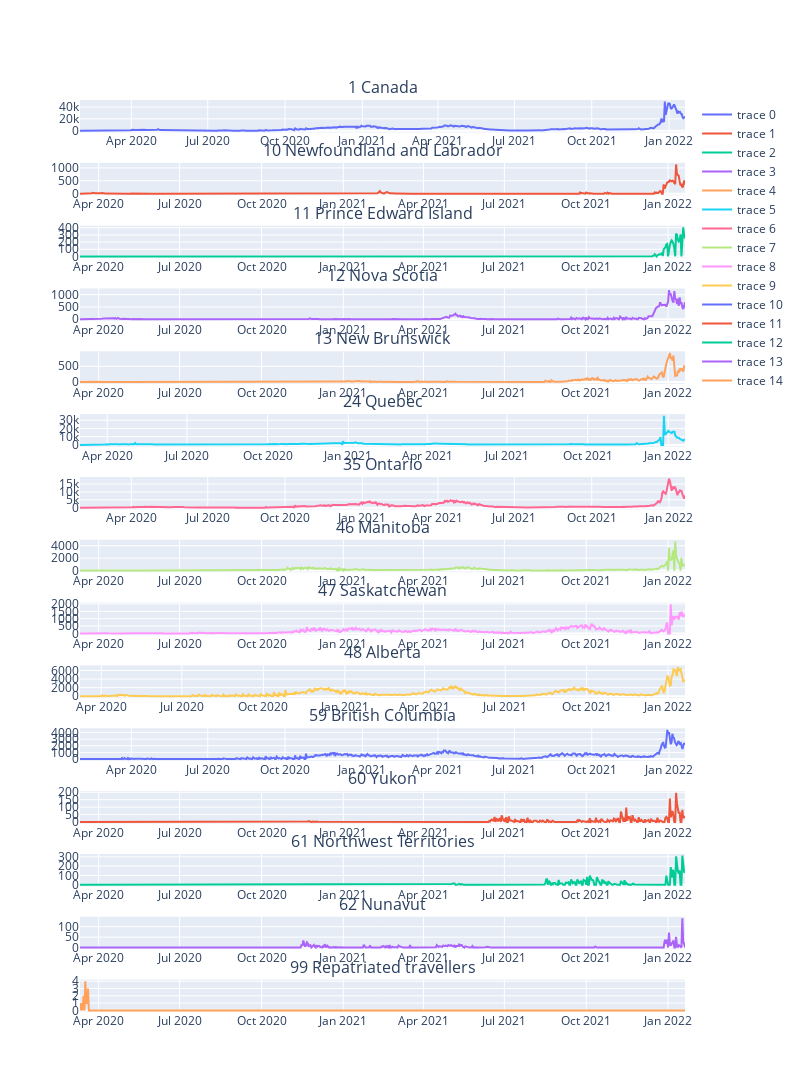

The notebook cell saved with this chart:
### Markdown cell above
Using plotly we can make these plots interactive!

### Code cell
# Make a title list for subplot_titles argument
province_title = [(f"{id} {provinces[id]}") for id in pruid]

# Use plotly's subplot maker to generate subplots
fig = sp.make_subplots(rows = len(provinces), cols = 1, subplot_titles=province_title)

# # For each subplot, generate a plot of numtoday cases by date
for i, id in enumerate(pruid):
    # Select the data by province and generate a lineplot using plotly's graph_objects as go
    fig.add_trace(go.Scatter(x=epi_data[epi_data["pruid"] == id]["date"], y=epi_data[epi_data["pruid"] == id]["numtoday"]), col=1, row=i+1)

# Update layout to fit all graphs
fig.update_layout(height=3200, width=800)
fig.show()

### Figure 1 — Plotly figure (JSON) as saved in the notebook; plotly's stock layout.template omitted (floating-point values rounded to 4 significant figures; data arrays with more than 128 entries replaced by an {"elided": "..."} marker saying what was removed)
{"data": [{"type": "scatter", "x": {"elided": "697 str values"}, "xaxis": "x", "y": {"elided": "697 int values"}, "yaxis": "y"}, {"type": "scatter", "x": {"elided": "681 str values"}, "xaxis": "x2", "y": {"elided": "681 int values"}, "yaxis": "y2"}, {"type": "scatter", "x": {"elided": "681 str values"}, "xaxis": "x3", "y": {"elided": "681 int values"}, "yaxis": "y3"}, {"type": "scatter", "x": {"elided": "681 str values"}, "xaxis": "x4", "y": {"elided": "681 int values"}, "yaxis": "y4"}, {"type": "scatter", "x": {"elided": "681 str values"}, "xaxis": "x5", "y": {"elided": "681 int values"}, "yaxis": "y5"}, {"type": "scatter", "x": {"elided": "688 str values"}, "xaxis": "x6", "y": {"elided": "688 int values"}, "yaxis": "y6"}, {"type": "scatter", "x": {"elided": "697 str values"}, "xaxis": "x7", "y": {"elided": "697 int values"}, "yaxis": "y7"}, {"type": "scatter", "x": {"elided": "681 str values"}, "xaxis": "x8", "y": {"elided": "681 int values"}, "yaxis": "y8"}, {"type": "scatter", "x": {"elided": "681 str values"}, "xaxis": "x9", "y": {"elided": "681 int values"}, "yaxis": "y9"}, {"type": "scatter", "x": {"elided": "683 str values"}, "xaxis": "x10", "y": {"elided": "683 int values"}, "yaxis": "y10"}, {"type": "scatter", "x": {"elided": "697 str values"}, "xaxis": "x11", "y": {"elided": "697 int values"}, "yaxis": "y11"}, {"type": "scatter", "x": {"elided": "681 str values"}, "xaxis": "x12", "y": {"elided": "681 int values"}, "yaxis": "y12"}, {"type": "scatter", "x": {"elided": "681 str values"}, "xaxis": "x13", "y": {"elided": "681 int values"}, "yaxis": "y13"}, {"type": "scatter", "x": {"elided": "681 str values"}, "xaxis": "x14", "y": {"elided": "681 int values"}, "yaxis": "y14"}, {"type": "scatter", "x": {"elided": "681 str values"}, "xaxis": "x15", "y": {"elided": "681 int values"}, "yaxis": "y15"}], "layout": {"annotations": [{"font": {"size": 16}, "showarrow": false, "text": "1 Canada", "x": 0.5, "xanchor": "center", "xref": "paper", "y": 1, "yanchor": "bottom", "yref": "paper"}, {"font": {"size": 16}, "showarrow": false, "text": "10 Newfoundland and Labrador", "x": 0.5, "xanchor": "center", "xref": "paper", "y": 0.9311, "yanchor": "bottom", "yref": "paper"}, {"font": {"size": 16}, "showarrow": false, "text": "11 Prince Edward Island", "x": 0.5, "xanchor": "center", "xref": "paper", "y": 0.8622, "yanchor": "bottom", "yref": "paper"}, {"font": {"size": 16}, "showarrow": false, "text": "12 Nova Scotia", "x": 0.5, "xanchor": "center", "xref": "paper", "y": 0.7933, "yanchor": "bottom", "yref": "paper"}, {"font": {"size": 16}, "showarrow": false, "text": "13 New Brunswick", "x": 0.5, "xanchor": "center", "xref": "paper", "y": 0.7244, "yanchor": "bottom", "yref": "paper"}, {"font": {"size": 16}, "showarrow": false, "text": "24 Quebec", "x": 0.5, "xanchor": "center", "xref": "paper", "y": 0.6556, "yanchor": "bottom", "yref": "paper"}, {"font": {"size": 16}, "showarrow": false, "text": "35 Ontario", "x": 0.5, "xanchor": "center", "xref": "paper", "y": 0.5867, "yanchor": "bottom", "yref": "paper"}, {"font": {"size": 16}, "showarrow": false, "text": "46 Manitoba", "x": 0.5, "xanchor": "center", "xref": "paper", "y": 0.5178, "yanchor": "bottom", "yref": "paper"}, {"font": {"size": 16}, "showarrow": false, "text": "47 Saskatchewan", "x": 0.5, "xanchor": "center", "xref": "paper", "y": 0.4489, "yanchor": "bottom", "yref": "paper"}, {"font": {"size": 16}, "showarrow": false, "text": "48 Alberta", "x": 0.5, "xanchor": "center", "xref": "paper", "y": 0.38, "yanchor": "bottom", "yref": "paper"}, {"font": {"size": 16}, "showarrow": false, "text": "59 British Columbia", "x": 0.5, "xanchor": "center", "xref": "paper", "y": 0.3111, "yanchor": "bottom", "yref": "paper"}, {"font": {"size": 16}, "showarrow": false, "text": "60 Yukon", "x": 0.5, "xanchor": "center", "xref": "paper", "y": 0.2422, "yanchor": "bottom", "yref": "paper"}, {"font": {"size": 16}, "showarrow": false, "text": "61 Northwest Territories", "x": 0.5, "xanchor": "center", "xref": "paper", "y": 0.1733, "yanchor": "bottom", "yref": "paper"}, {"font": {"size": 16}, "showarrow": false, "text": "62 Nunavut", "x": 0.5, "xanchor": "center", "xref": "paper", "y": 0.1044, "yanchor": "bottom", "yref": "paper"}, {"font": {"size": 16}, "showarrow": false, "text": "99 Repatriated travellers", "x": 0.5, "xanchor": "center", "xref": "paper", "y": 0.03556, "yanchor": "bottom", "yref": "paper"}], "height": 3200, "width": 800, "xaxis": {"anchor": "y", "domain": [0, 1]}, "xaxis10": {"anchor": "y10", "domain": [0, 1]}, "xaxis11": {"anchor": "y11", "domain": [0, 1]}, "xaxis12": {"anchor": "y12", "domain": [0, 1]}, "xaxis13": {"anchor": "y13", "domain": [0, 1]}, "xaxis14": {"anchor": "y14", "domain": [0, 1]}, "xaxis15": {"anchor": "y15", "domain": [0, 1]}, "xaxis2": {"anchor": "y2", "domain": [0, 1]}, "xaxis3": {"anchor": "y3", "domain": [0, 1]}, "xaxis4": {"anchor": "y4", "domain": [0, 1]}, "xaxis5": {"anchor": "y5", "domain": [0, 1]}, "xaxis6": {"anchor": "y6", "domain": [0, 1]}, "xaxis7": {"anchor": "y7", "domain": [0, 1]}, "xaxis8": {"anchor": "y8", "domain": [0, 1]}, "xaxis9": {"anchor": "y9", "domain": [0, 1]}, "yaxis": {"anchor": "x", "domain": [0.9644, 1]}, "yaxis10": {"anchor": "x10", "domain": [0.3444, 0.38]}, "yaxis11": {"anchor": "x11", "domain": [0.2756, 0.3111]}, "yaxis12": {"anchor": "x12", "domain": [0.2067, 0.2422]}, "yaxis13": {"anchor": "x13", "domain": [0.1378, 0.1733]}, "yaxis14": {"anchor": "x14", "domain": [0.06889, 0.1044]}, "yaxis15": {"anchor": "x15", "domain": [0, 0.03556]}, "yaxis2": {"anchor": "x2", "domain": [0.8956, 0.9311]}, "yaxis3": {"anchor": "x3", "domain": [0.8267, 0.8622]}, "yaxis4": {"anchor": "x4", "domain": [0.7578, 0.7933]}, "yaxis5": {"anchor": "x5", "domain": [0.6889, 0.7244]}, "yaxis6": {"anchor": "x6", "domain": [0.62, 0.6556]}, "yaxis7": {"anchor": "x7", "domain": [0.5511, 0.5867]}, "yaxis8": {"anchor": "x8", "domain": [0.4822, 0.5178]}, "yaxis9": {"anchor": "x9", "domain": [0.4133, 0.4489]}}}
